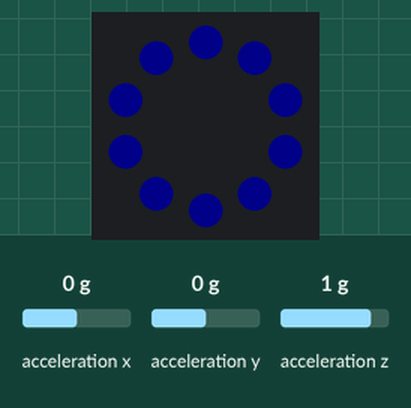
This program was run on a simulated Circuit Playground running CircuitPython. On the bench: the board's ring of 10 RGB LEDs (number 0 left of the top, counting anticlockwise). The inputs (shaded band) are chosen by the test bench; at power-on: acceleration x 0 g, acceleration y 0 g, acceleration z 1 g. Dim RGB values are drawn brighter than linear.

Above: at 1.2 s.
1.3 s: acceleration x set to -1.4 g
At 2.3 s:
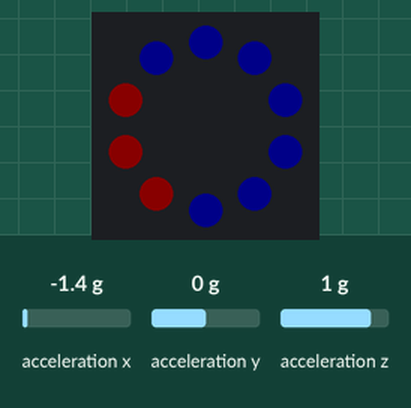
2.8 s: acceleration x set to 0.8 g
At 3.5 s:
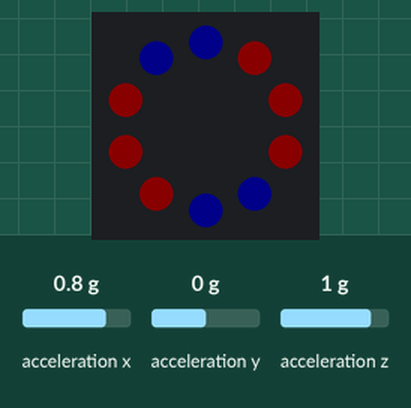
4.3 s: acceleration x set to 0 g
At 5.5 s:
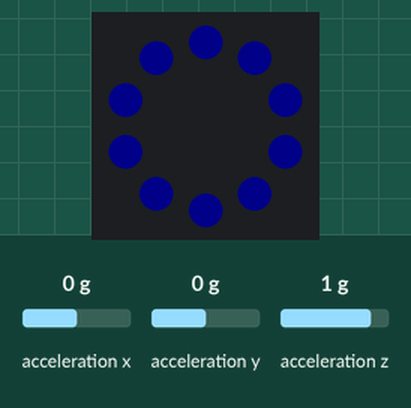
5.8 s: acceleration y set to -1.4 g
At 6.9 s:
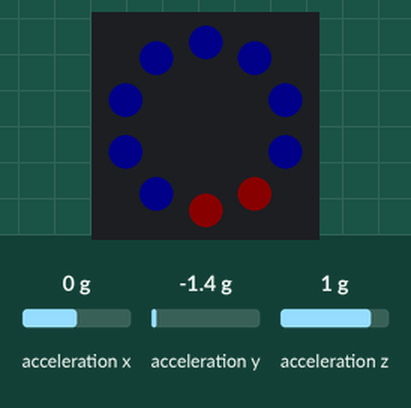
7.3 s: acceleration x set to -0.8 g
At 7.8 s:
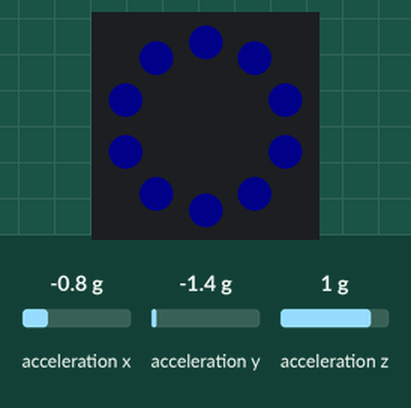
Timing chart, 0 to 9.8 s (numbered marks = the images above; inputs shaded):
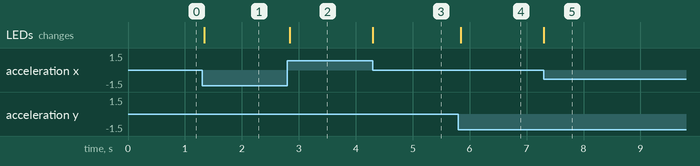

The program:

tilt_sensor.py
```python
# Code coped from https://core-electronics.com.au/guides/using-the-accelerometer-with-circuitpython-adafruit-circuit-playground-express/

import board
import math
from adafruit_circuitplayground.bluefruit import cpb

cpb.pixels.fill((0, 0, 10))
cpb.pixels.show()

while True:
    x, y, z = cpb.acceleration  # read accelerometer
    if math.fabs(x) < 3 and y > 3:
        cpb.pixels[0] = (10, 0, 0)
        cpb.pixels[9] = (10, 0, 0)
    elif x > 3 and math.fabs(y) < 3:
        cpb.pixels[6] = (10, 0, 0)
        cpb.pixels[7] = (10, 0, 0)
        cpb.pixels[8] = (10, 0, 0)
    elif math.fabs(x) < 3 and y < -3:
        cpb.pixels[4] = (10, 0, 0)
        cpb.pixels[5] = (10, 0, 0)
    elif x < -3 and math.fabs(y) < 3:
        cpb.pixels[1] = (10, 0, 0)
        cpb.pixels[2] = (10, 0, 0)
        cpb.pixels[3] = (10, 0, 0)
    else:
        cpb.pixels.fill((0, 0, 10))
```

Measured:
- after the input at 1.3 s, the LEDs: change at once (image 1)
- after the input at 2.8 s, the LEDs: change at once (image 2)
- after the input at 4.3 s, the LEDs: change at once (image 3)
- after the input at 5.8 s, the LEDs: change at once (image 4)
- after the input at 7.3 s, the LEDs: change at once (image 5)
